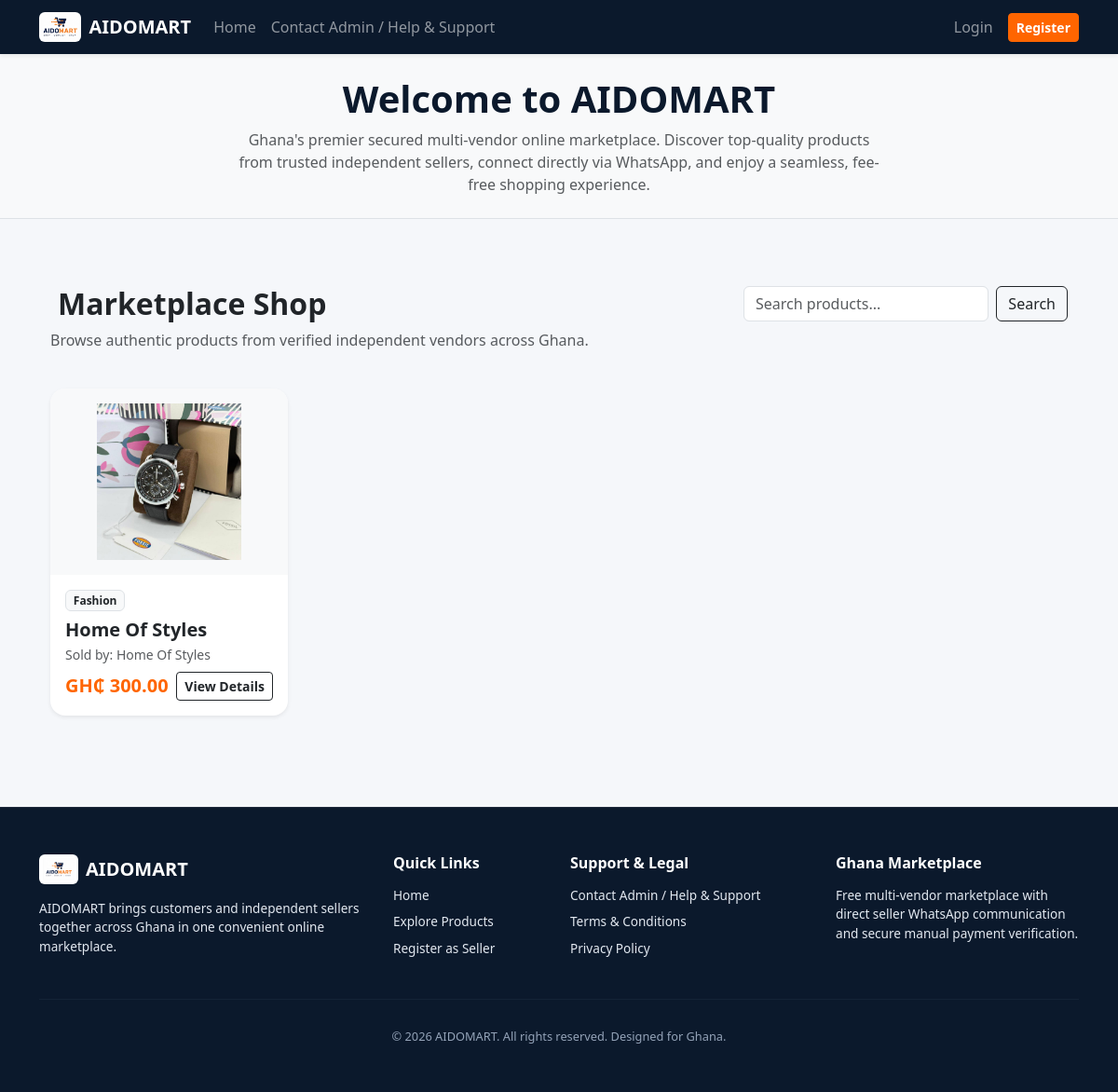
Page /shop on the committed database.
### app.py (models this page shows)
class Product(db.Model):
    __tablename__ = 'products'
    id = db.Column(db.Integer, primary_key=True)
    seller_id = db.Column(db.Integer, db.ForeignKey('seller_profiles.id'), nullable=False)
    name = db.Column(db.String(150), nullable=False)
    description = db.Column(db.Text, nullable=False)
    category = db.Column(db.String(50), nullable=False)
    price = db.Column(db.Float, nullable=False)
    stock = db.Column(db.Integer, default=0)
    image_filename = db.Column(db.String(200), nullable=True)
    is_published = db.Column(db.Boolean, default=True)
    created_at = db.Column(db.DateTime, default=datetime.utcnow)
    images = db.relationship('ProductImage', backref='product', cascade='all, delete-orphan')

class SellerProfile(db.Model):
    __tablename__ = 'seller_profiles'
    id = db.Column(db.Integer, primary_key=True)
    user_id = db.Column(db.Integer, db.ForeignKey('users.id'), nullable=False)
    business_name = db.Column(db.String(150), nullable=False)
    business_description = db.Column(db.Text, nullable=True)
    whatsapp_number = db.Column(db.String(30), nullable=False)
    shop_location = db.Column(db.String(255), nullable=True)
    what_they_sell = db.Column(db.String(255), nullable=True)
    social_handles = db.Column(db.String(255), nullable=True)
    profile_image = db.Column(db.String(255), nullable=True, default='image/branding/favicon.png')
    application_status = db.Column(db.String(30), default='Pending Review')
    is_verified = db.Column(db.Boolean, default=False)
    created_at = db.Column(db.DateTime, default=datetime.utcnow)
    momo_provider = db.Column(db.String(50), nullable=True)
    momo_account_name = db.Column(db.String(150), nullable=True)
    momo_number = db.Column(db.String(30), nullable=True)
    momo_instructions = db.Column(db.Text, nullable=True)
    bank_name = db.Column(db.String(150), nullable=True)
    bank_account_name = db.Column(db.String(150), nullable=True)
    bank_account_number = db.Column(db.String(50), nullable=True)
    bank_branch = db.Column(db.String(150), nullable=True)
    bank_instructions = db.Column(db.Text, nullable=True)
    other_payment_info = db.Column(db.Text, nullable=True)
    is_payment_active = db.Column(db.Boolean, default=True)
    products = db.relationship('Product', backref='seller_profile_ref', cascade='all, delete-orphan')

### app.py (the view)
@app.route('/shop')
def shop():
    category = request.args.get('category')
    query = request.args.get('q')
    products_query = Product.query.filter_by(is_published=True)
    if category:
        products_query = products_query.filter_by(category=category)
    if query:
        products_query = products_query.filter(Product.name.ilike(f"%{query}%"))
    products = products_query.all()
    return render_template('shop.html', products=products, selected_category=category)

### templates/shop.html (shortened to what this page needs)
{% extends 'base.html' %}
{% block content %}
<div class="container py-5">
    <div class="row mb-4">
        <div class="col-md-8">
            <h2 class="fw-bold text-dark"> Marketplace Shop</h2>
            <p class="text-muted">Browse authentic products from verified independent vendors across Ghana.</p>
        </div>
        <div class="col-md-4">
            <form action="{{ url_for('shop') }}" method="GET" class="d-flex">
                <input type="text" class="form-control me-2" name="q" placeholder="Search products..." value="{{ request.args.get('q', '') }}">
                <button type="submit" class="btn btn-outline-dark">Search</button>
            </form>
        </div>
    </div>
    <div class="row g-4">
        {% for product in products %}
        <div class="col-sm-6 col-md-4 col-lg-3">
            <div class="card h-100 border-0 shadow-sm rounded-4 overflow-hidden position-relative">
                <div class="bg-light text-center p-3" style="height: 200px;">
                    <img src="{{ url_for('static', filename=product.image_filename) if product.image_filename else url_for('static', filename='image/branding/favicon.png') }}" alt="{{ product.name }}" class="w-100 h-100 object-fit-contain rounded-3">
                </div>
                <div class="card-body d-flex flex-column p-3">
                    <span class="badge bg-light text-dark border mb-2 align-self-start">{{ product.category }}</span>
                    <h5 class="fw-bold text-dark mb-1 text-truncate">{{ product.name }}</h5>
                    <p class="text-muted small mb-2">
                        Sold by: {{ product.seller_profile_ref.business_name }}
                    </p>
                    <div class="mt-auto d-flex justify-content-between align-items-center">
                        <span class="fw-bold fs-5" style="color: #FF6500;">GH₵ {{ "%.2f"|format(product.price) }}</span>
                        <a href="{{ url_for('product_detail', product_id=product.id) }}" class="btn btn-sm btn-outline-dark fw-semibold">View Details</a>
                    </div>
                </div>
            </div>
        </div>
        {% else %}
        <div class="col-12 text-center py-5">
            <h4 class="text-muted">No products found matching your search.</h4>
        </div>
        {% endfor %}
    </div>
</div>
{% endblock %}

### static/css/style.css (style rules this page uses)
:root { --primary-navy: #0B192C; --accent-orange: #FF6500; --light-bg: #F5F7FA; --text-dark: #1E293B; }
body { font-family: 'Segoe UI', Tahoma, Geneva, Verdana, sans-serif; background-color: var(--light-bg); color: var(--text-dark); margin: 0; padding: 0; }

### rows in the picture
Product: image_filename (picture), category "Fashion", name "Home Of Styles", seller_profile_ref.business_name "Home Of Styles", price "300.00"
